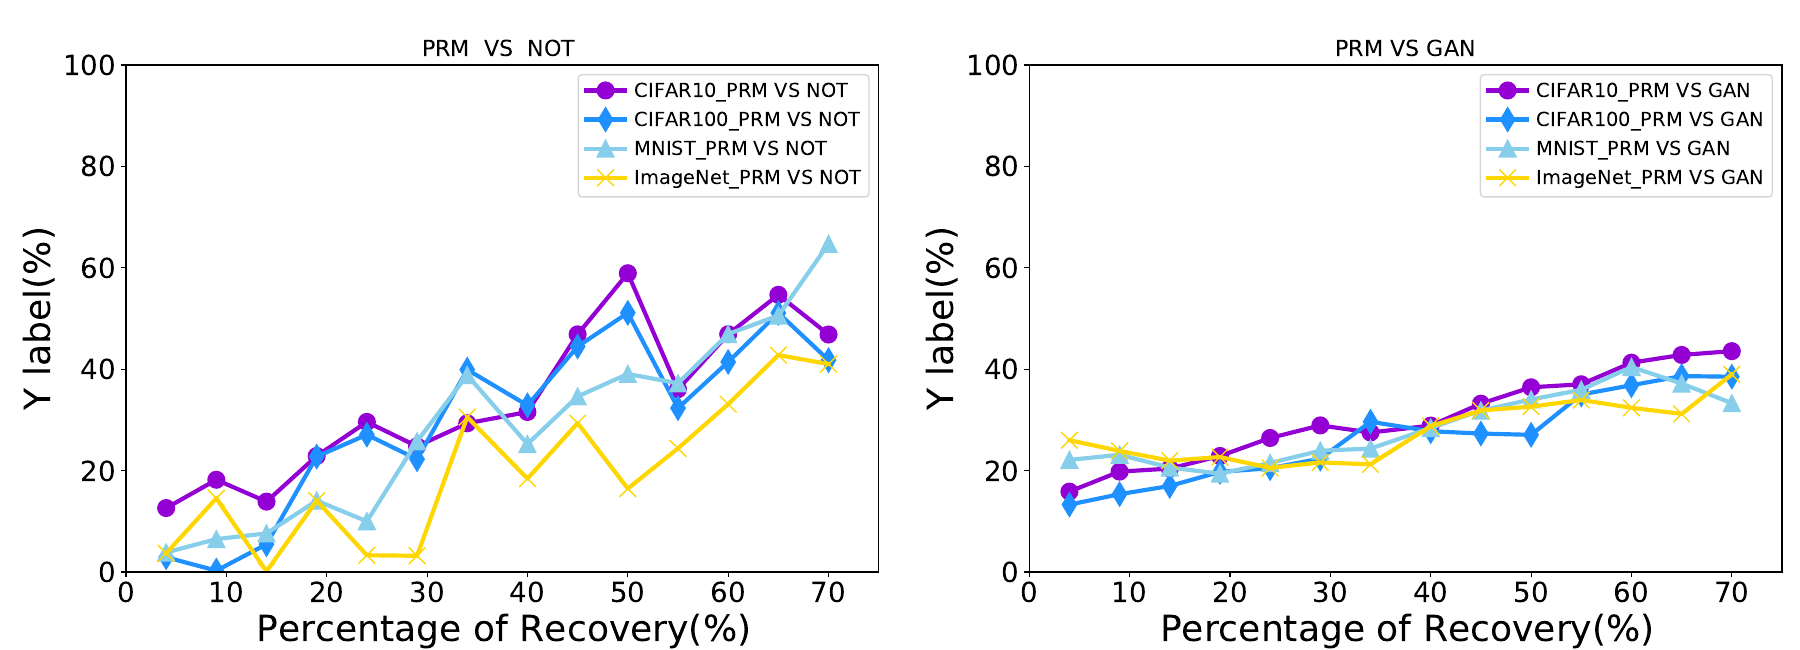

The Python source for this figure:
import xlrd
import matplotlib.pyplot as plt
import numpy as np
from textwrap import fill

from xlrd import sheet

colorDict = {
    'CIFAR10_PRM VS NOT': 'darkviolet',
    'CIFAR100_PRM VS NOT': 'dodgerblue',
    'MNIST_PRM VS NOT': 'skyblue',
    'ImageNet_PRM VS NOT': 'gold',
    'CIFAR10_PRM VS GAN': 'darkviolet',
    'CIFAR100_PRM VS GAN': 'dodgerblue',
    'MNIST_PRM VS GAN': 'skyblue',
    'ImageNet_PRM VS GAN': 'gold'
}  # 设置配色

markerDict = {
    'CIFAR10_PRM VS NOT': 'o', 
    'CIFAR100_PRM VS NOT': 'd',
    'MNIST_PRM VS NOT': '^', 
    'ImageNet_PRM VS NOT': 'x',
    'CIFAR10_PRM VS GAN': 'o', 
    'CIFAR100_PRM VS GAN': 'd',
    'MNIST_PRM VS GAN': '^', 
    'ImageNet_PRM VS GAN': 'x',
}  # 设置配色

dataArr = []

readbook = xlrd.open_workbook('new_PRM_VS_FULL_AVG_Reduce_ACC_improve _4_dataset.xlsx')

sheets = readbook.sheets()
sheetNames = readbook.sheet_names()

for i in range(0, len(sheets)):

    curSheet = sheets[i]

    nrows = curSheet.nrows
    # 第一行的第一列是空着的
    # metaRow = [i for i in curSheet.row_values(0) if i != '']
    metaRow = curSheet.row_values(0)
    
    dataArr.append({})

    dataArr[-1]['x-arr'] = []
    dataArr[-1][metaRow[1]] = []
    dataArr[-1][metaRow[2]] = []
    dataArr[-1][metaRow[3]] = []
    dataArr[-1][metaRow[4]] = []

    for rowId in range(1, nrows):
        curRow = [i for i in curSheet.row_values(rowId) if i != '']

        if len(curRow) == 0:
            continue

        print(curRow)

        dataArr[-1]['x-arr'].append(int(curRow[0]*100))
        dataArr[-1][metaRow[1]].append(curRow[1]*100)
        dataArr[-1][metaRow[2]].append(curRow[2]*100)
        dataArr[-1][metaRow[3]].append(curRow[3]*100)
        dataArr[-1][metaRow[4]].append(curRow[4]*100)

print(dataArr)

plt.figure(figsize=(18,6.5))
bar_width = 0.25#设置柱状图的宽度
gap_width = 0.02
line_lw = 3

legendArr = []
legendEntryArr = []

for subfigId in range(0, len(dataArr)):
    plt.subplot(1, len(dataArr), subfigId+1)

    ind=np.arange(len(dataArr[subfigId]['x-arr']))
    totalBarNum = len(dataArr[subfigId].keys())-1

    barCnt = 0
    for barId in dataArr[subfigId].keys():
        if barId == 'x-arr':
            continue
        
        offset = 0.0-bar_width*(totalBarNum/2.0)-gap_width*((totalBarNum-1.0)/2)+(barCnt+0.5)*bar_width+barCnt*gap_width
        # curP = plt.bar(ind+offset, dataArr[subfigId][barId], bar_width, label=barId, color=colorDict[barId], hatch=hatchDict[barId])
        curP = plt.plot(dataArr[subfigId]['x-arr'], dataArr[subfigId][barId], linewidth=line_lw, label=barId, color=colorDict[barId], marker=markerDict[barId], markersize=12)
        barCnt += 1
    
        if barId not in legendEntryArr:
            legendArr.append(curP)
            legendEntryArr.append(barId)
    
    # plt.xticks(ind, dataArr[subfigId]['x-arr'], fontsize=20)
    plt.xticks(fontsize=20)
    plt.xlabel('Percentage of Recovery(%)', fontsize=26) # x轴文字

    plt.yticks(fontsize=20) # y轴标签字体
    plt.ylabel('Y label(%)', fontsize=26) # y轴文字

    plt.legend(fontsize=14,ncol=1,columnspacing=0.8,handletextpad=0.5)#显示图例，即label

    plt.ylim(0, 100)
    plt.xlim(0, 75)

    plt.title(sheetNames[subfigId], fontsize=16)  # 图标题

# plt.figlegend(legendArr, legendEntryArr, ncol=len(legendEntryArr), loc="upper center", fontsize=22, columnspacing=1, handletextpad=0.3, bbox_to_anchor=(0.5, 1.01))
plt.subplots_adjust(left=0.07, right=0.99, top=0.90, bottom=0.12) # 图的上下左右边界

plt.savefig('acc_improve.pdf')
# plt.show()
